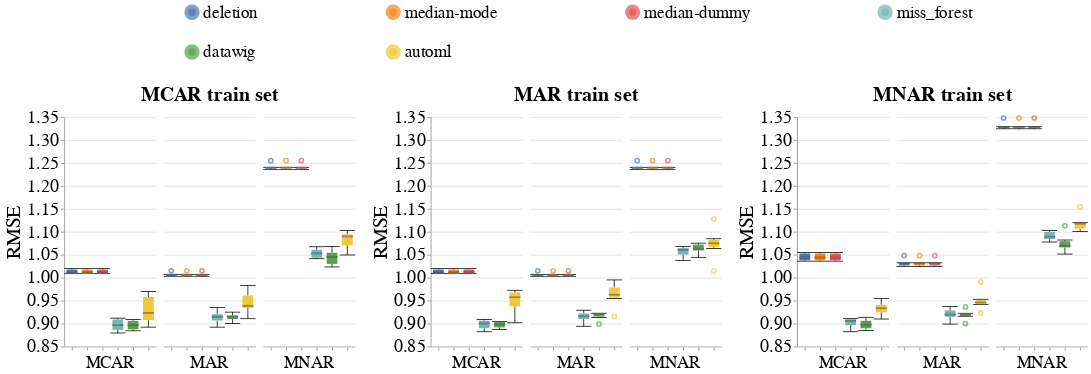

The code cell stored with this chart in its notebook:
### Markdown cell above
### Overall Metrics

### Code cell
# Numerical
create_box_plots_for_diff_imputers(dataset_name=DATASET_NAME,
                                   column_name='weight',
                                   metric_name='rmse',
                                   db_client=db_client)
